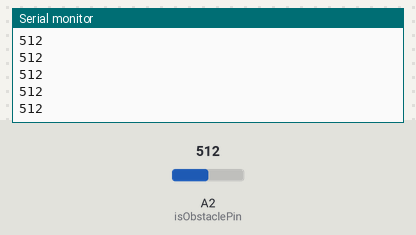
Simulated run of this sketch. Board: Arduino Uno, built with avr-gcc and run on an emulated ATmega328P. Parts: the last lines printed to the serial monitor. The test bench sets the inputs (shaded band); at power-on: A2 (isObstaclePin) = 512.

Above: at 1.2 s.
1.3 s: A2 (isObstaclePin) set to 716
At 1.56 s:
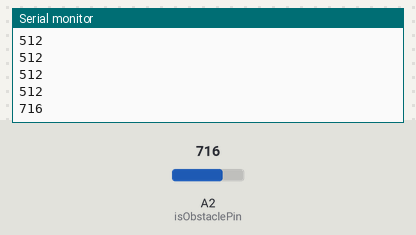
2.8 s: A2 (isObstaclePin) set to 900
At 2.96 s:
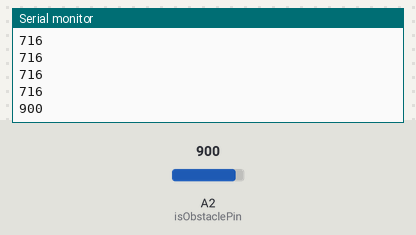
Timing chart, 0 to 5.8 s (numbered marks = the images above; inputs shaded):
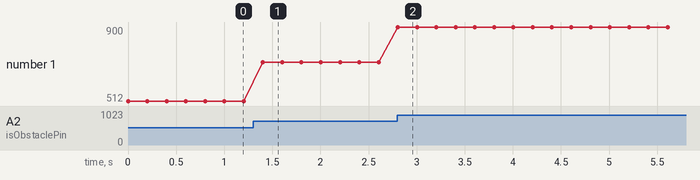

The sketch:

sketch_jun15a.ino
```cpp
//int LED = 13; // Use the onboard Uno LED
int isObstaclePin = A2;  // This is our input pin
int isObstacle = HIGH;  // HIGH MEANS NO OBSTACLE

void setup() {
  //pinMode(LED, OUTPUT);
  pinMode(isObstaclePin, INPUT);
  Serial.begin(9600);

}

void loop() {
  isObstacle = analogRead(isObstaclePin);
  Serial.println(isObstacle);
  /*
  if (isObstacle == LOW)
  {
    //Serial.println("OBSTACLE!");
    //digitalWrite(LED, HIGH);
  }
  else
  {
    Serial.println("NO OBSTACLE!");
    //digitalWrite(LED, LOW);
  }*/
  delay(200);
}
```

Measured:
- after the input at 1.3 s, the serial monitor: prints a new line after 0.10 s (image 1)
- after the input at 2.8 s, the serial monitor: prints a new line at once (image 2)
- plotted number 1: 512 → 716 after the input at 1.3 s, 716 → 900 after the input at 2.8 s
